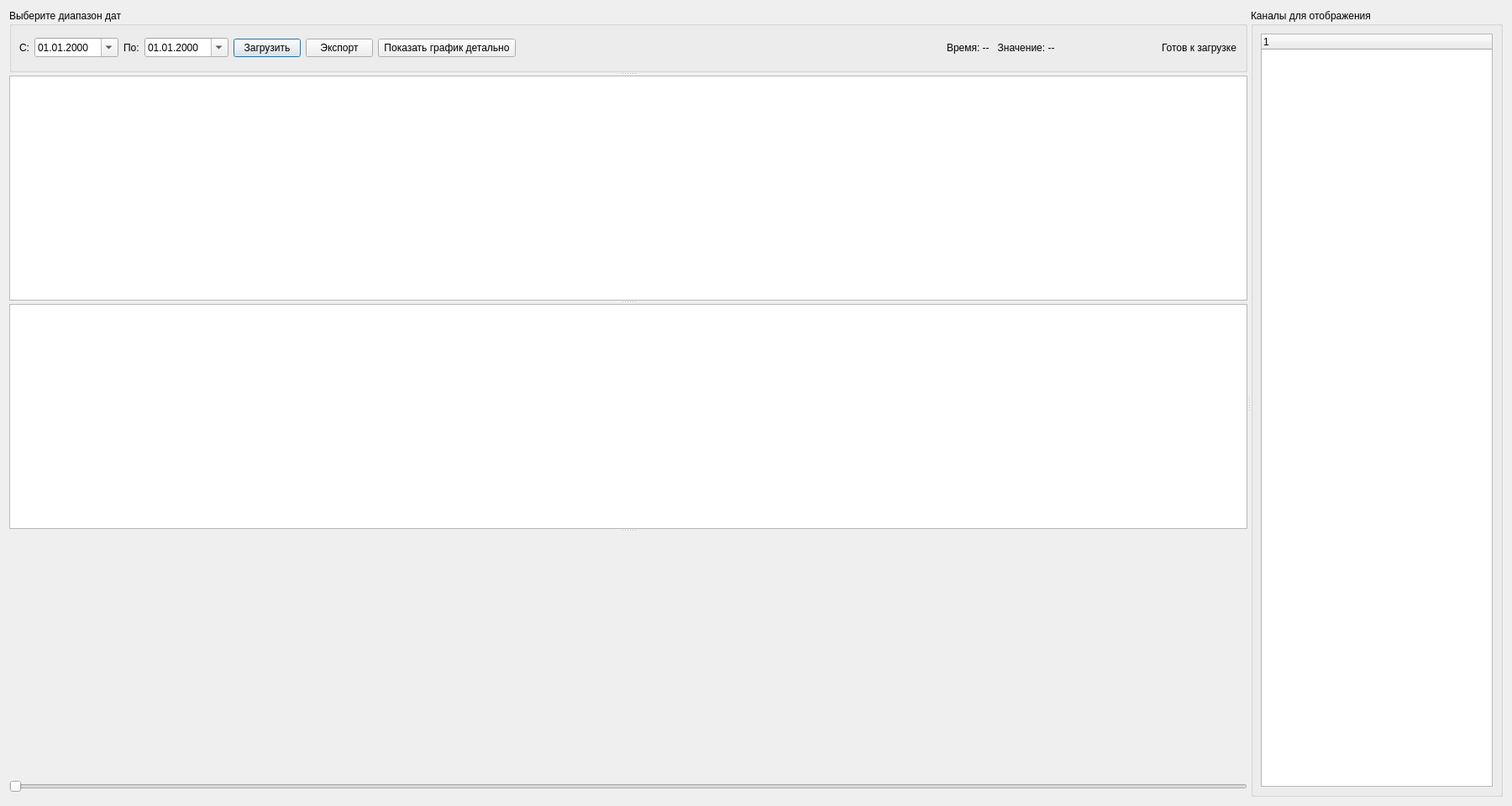
<?xml version="1.0" encoding="UTF-8"?>
<ui version="4.0">
 <class>DataViewDialog</class>
 <widget class="QDialog" name="DataViewDialog">
  <property name="geometry">
   <rect>
    <x>0</x>
    <y>0</y>
    <width>1800</width>
    <height>960</height>
   </rect>
  </property>
  <property name="windowTitle">
   <string>Просмотр данных</string>
  </property>
  <layout class="QVBoxLayout" name="mainLayout">
   <item>
    <widget class="QSplitter" name="mainSplitter">
     <property name="orientation">
      <enum>Qt::Horizontal</enum>
     </property>
     <widget class="QSplitter" name="centerSplitter">
      <property name="sizePolicy">
       <sizepolicy hsizetype="Preferred" vsizetype="Expanding">
        <horstretch>0</horstretch>
        <verstretch>0</verstretch>
       </sizepolicy>
      </property>
      <property name="orientation">
       <enum>Qt::Vertical</enum>
      </property>
      <widget class="QGroupBox" name="filterGroup">
       <property name="sizePolicy">
        <sizepolicy hsizetype="Preferred" vsizetype="Fixed">
         <horstretch>0</horstretch>
         <verstretch>0</verstretch>
        </sizepolicy>
       </property>
       <property name="minimumSize">
        <size>
         <width>0</width>
         <height>75</height>
        </size>
       </property>
       <property name="maximumSize">
        <size>
         <width>16777215</width>
         <height>75</height>
        </size>
       </property>
       <property name="title">
        <string>Выберите диапазон дат</string>
       </property>
       <layout class="QHBoxLayout" name="filterLayout">
        <item>
         <widget class="QLabel" name="labelStart">
          <property name="minimumSize">
           <size>
            <width>0</width>
            <height>0</height>
           </size>
          </property>
          <property name="text">
           <string>С:</string>
          </property>
         </widget>
        </item>
        <item>
         <widget class="QDateEdit" name="dateStart">
          <property name="minimumSize">
           <size>
            <width>100</width>
            <height>0</height>
           </size>
          </property>
          <property name="displayFormat">
           <string>dd.MM.yyyy</string>
          </property>
          <property name="calendarPopup">
           <bool>true</bool>
          </property>
         </widget>
        </item>
        <item>
         <widget class="QLabel" name="labelEnd">
          <property name="text">
           <string>По:</string>
          </property>
         </widget>
        </item>
        <item>
         <widget class="QDateEdit" name="dateEnd">
          <property name="minimumSize">
           <size>
            <width>100</width>
            <height>0</height>
           </size>
          </property>
          <property name="displayFormat">
           <string>dd.MM.yyyy</string>
          </property>
          <property name="calendarPopup">
           <bool>true</bool>
          </property>
         </widget>
        </item>
        <item>
         <widget class="QPushButton" name="btnLoad">
          <property name="text">
           <string>Загрузить</string>
          </property>
         </widget>
        </item>
        <item>
         <widget class="QPushButton" name="btnExport">
          <property name="text">
           <string>Экспорт</string>
          </property>
         </widget>
        </item>
        <item>
         <widget class="QPushButton" name="btnGraphMode">
          <property name="text">
           <string> Показать график детально </string>
          </property>
         </widget>
        </item>
        <item>
         <spacer name="horizontalSpacer">
          <property name="orientation">
           <enum>Qt::Horizontal</enum>
          </property>
          <property name="sizeHint" stdset="0">
           <size>
            <width>0</width>
            <height>0</height>
           </size>
          </property>
         </spacer>
        </item>
        <item>
         <widget class="QLabel" name="labelCoordinates">
          <property name="minimumSize">
           <size>
            <width>250</width>
            <height>0</height>
           </size>
          </property>
          <property name="text">
           <string>Время: --   Значение: --</string>
          </property>
         </widget>
        </item>
        <item>
         <widget class="QLabel" name="statusLabel">
          <property name="text">
           <string>Готов к загрузке</string>
          </property>
         </widget>
        </item>
       </layout>
      </widget>
      <widget class="QTableView" name="tableJournal">
       <property name="editTriggers">
        <set>QAbstractItemView::NoEditTriggers</set>
       </property>
       <property name="alternatingRowColors">
        <bool>true</bool>
       </property>
       <property name="selectionMode">
        <enum>QAbstractItemView::SingleSelection</enum>
       </property>
       <property name="selectionBehavior">
        <enum>QAbstractItemView::SelectRows</enum>
       </property>
      </widget>
      <widget class="QTableView" name="tableData">
       <property name="maximumSize">
        <size>
         <width>16777215</width>
         <height>16777215</height>
        </size>
       </property>
       <property name="editTriggers">
        <set>QAbstractItemView::NoEditTriggers</set>
       </property>
       <property name="alternatingRowColors">
        <bool>true</bool>
       </property>
       <property name="selectionMode">
        <enum>QAbstractItemView::SingleSelection</enum>
       </property>
       <property name="selectionBehavior">
        <enum>QAbstractItemView::SelectRows</enum>
       </property>
      </widget>
      <widget class="QWidget" name="graphContainer" native="true">
       <layout class="QVBoxLayout" name="graphContainerLayout">
        <property name="spacing">
         <number>2</number>
        </property>
        <property name="leftMargin">
         <number>0</number>
        </property>
        <property name="topMargin">
         <number>0</number>
        </property>
        <property name="rightMargin">
         <number>0</number>
        </property>
        <property name="bottomMargin">
         <number>0</number>
        </property>
        <item>
         <widget class="BorderedCustomPlot" name="graph" native="true">
          <property name="sizePolicy">
           <sizepolicy hsizetype="Expanding" vsizetype="Expanding">
            <horstretch>0</horstretch>
            <verstretch>1</verstretch>
           </sizepolicy>
          </property>
          <property name="minimumSize">
           <size>
            <width>0</width>
            <height>200</height>
           </size>
          </property>
         </widget>
        </item>
        <item>
         <widget class="QSlider" name="sliderGraph">
          <property name="sizePolicy">
           <sizepolicy hsizetype="Expanding" vsizetype="Fixed">
            <horstretch>0</horstretch>
            <verstretch>0</verstretch>
           </sizepolicy>
          </property>
          <property name="minimumSize">
           <size>
            <width>0</width>
            <height>24</height>
           </size>
          </property>
          <property name="visible">
           <bool>false</bool>
          </property>
          <property name="tracking">
           <bool>true</bool>
          </property>
          <property name="orientation">
           <enum>Qt::Horizontal</enum>
          </property>
         </widget>
        </item>
       </layout>
      </widget>
     </widget>
     <widget class="QGroupBox" name="journalGroup">
      <property name="maximumSize">
       <size>
        <width>300</width>
        <height>16777215</height>
       </size>
      </property>
      <property name="title">
       <string>Каналы для отображения</string>
      </property>
      <layout class="QVBoxLayout" name="journalLayout">
       <item>
        <widget class="QTreeWidget" name="treeChannels">
         <property name="headerLabel" stdset="0">
          <string>Параметр</string>
         </property>
         <column>
          <property name="text">
           <string notr="true">1</string>
          </property>
         </column>
        </widget>
       </item>
      </layout>
     </widget>
    </widget>
   </item>
  </layout>
 </widget>
 <customwidgets>
  <customwidget>
   <class>BorderedCustomPlot</class>
   <extends>QWidget</extends>
   <header>borderedcustomplot.h</header>
   <container>1</container>
  </customwidget>
 </customwidgets>
 <resources/>
 <connections/>
</ui>
